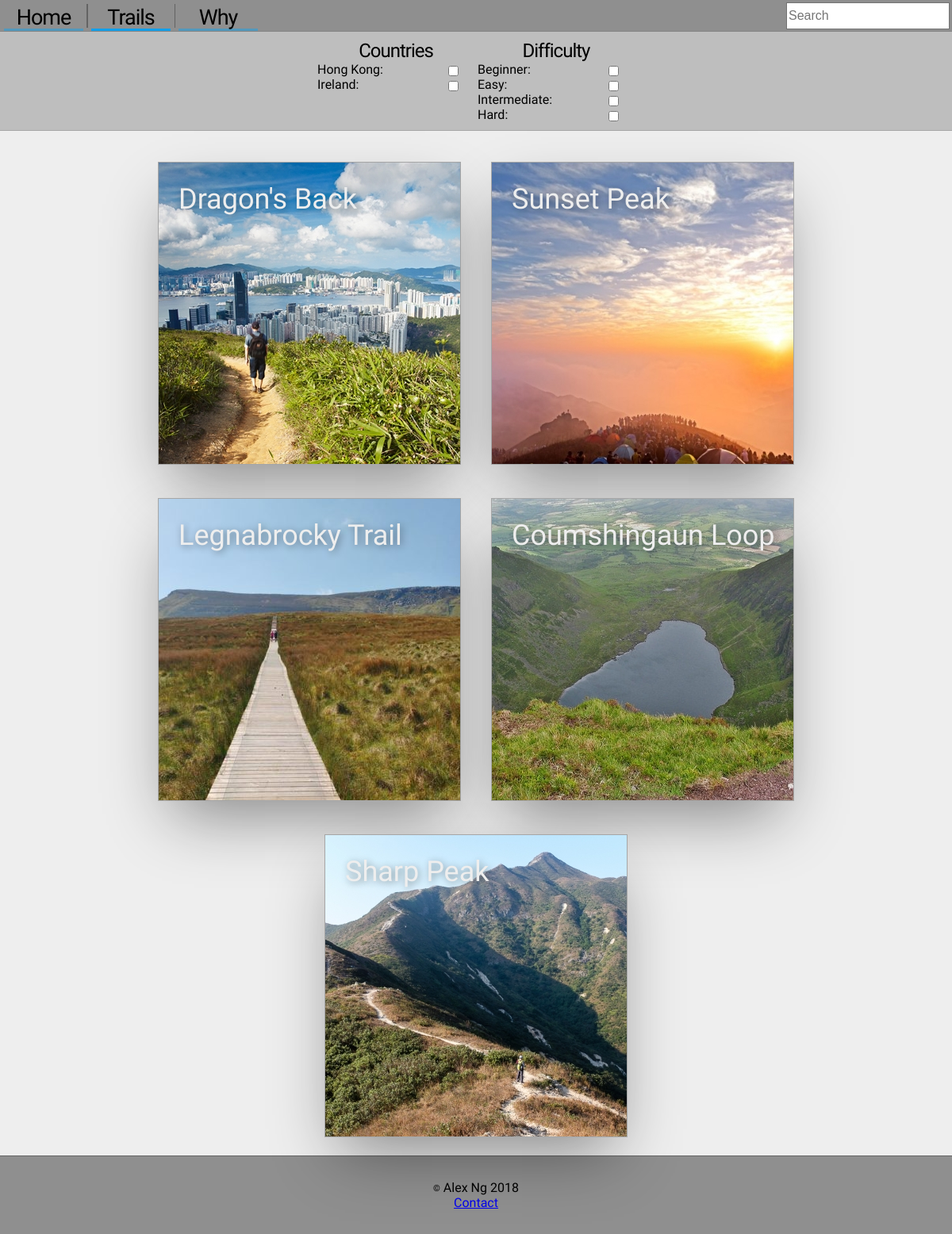
Page /trails.php on the committed database.
### tables this page shows
CREATE TABLE `trail_tiles` (
  `id` int(6) unsigned NOT NULL AUTO_INCREMENT,
  `name` varchar(30) NOT NULL,
  `description` varchar(500) NOT NULL,
  `country` varchar(50) NOT NULL,
  `thumbnail` varchar(60) NOT NULL,
  `difficulty` int(1) DEFAULT NULL,
  PRIMARY KEY (`id`)
);

### Database.php (called while the page is built, shortened)
<?php
class Database {
	public $user = "COMP20030";
	public $password = "password";
	public $host = "localhost";
	public $database = "COMP20030";
	public $connection = null;
	public function connect() {
		$this -> connection = mysqli_connect($this -> host, $this -> user, $this -> password, $this -> database);
	}
	public function close() {
		$this -> connection = null;
	}
	public function prepare($query) {
		return $this -> statement = $this -> connection -> prepare($query);
	}
}
?>

### trails.php (the view, shortened to what this page needs)
<?php
include_once 'Database.php';
include_once 'lib.php';
$database = new Database();
$database -> connect();
if (isset($_GET['q']) && $_GET['q'] != "") {
	$searched = true;
	$query = $_GET['q'];
	$query = "%" . $query . "%";
	$statement = $database -> prepare("SELECT * from trail_tiles WHERE name LIKE ? OR country LIKE ? OR description LIKE ?");
	$statement -> bind_param("sss", $query, $query, $query);
} else {
	$statement = $database -> prepare("SELECT * from trail_tiles");
}
$statement -> execute();
$result = $statement -> get_result();
?>
<!DOCTYPE html>
<html lang="en">
	<head>
		<link href="css/trails.css" type="text/css" rel="stylesheet">
		<?php createHead("Trails") ?>
	</head>
	<body>
		<?php createHeader("trails") ?>
		<div class="controls-wrapper">
			<div class="controls">
				<div class="section">
					<h2>Countries</h2>
				</div>
				<div class="section left">
					<h2>Difficulty</h2>
				</div>
			</div>
		</div>
		<div class="tile-wrapper">
			<?php
				while($row = $result -> fetch_assoc()) {
					echo '<a href="trail.php?id=' . $row['id'] . '"><div class="tile" style="background-image: url(\'' . $row['thumbnail'] . '\');">
							<div class="overlay"></div>
							<div class="title">' . $row['name'] . '</div>
							<div class="slide-left">' . $row['country'] . '</div>
							<div class="slide-right"><br><br>' . $row['description'] . '</div>
							<div class="hidden">' . $row['difficulty'] . '</div>
						</div></a>';
				}
			?>
		</div>
		<?php createFooter(); ?>
	</body>
</html>

### lib.php
<?php
function createHead($title) {
	echo '<link href="https://fonts.googleapis.com/css?family=Raleway:300" rel="stylesheet">
		<link href="https://fonts.googleapis.com/css?family=Open+Sans+Condensed:300" rel="stylesheet">
		<link href="css/global.css" type="text/css" rel="stylesheet">
		<link rel="shortcut icon" href="about:blank">
		<script src="js/jquery-3.3.1.min.js"></script>
		<script src="js/global.js"></script>
		<title>Hike For Health' . ($title == '' ? '' : ' / ' .$title) . '</title>';
}
function createHeader($page) {
	echo '<div class="headerContainer">
			<div class="header">
				<a href="index.php"><div class="button' . ($page == "home" ? " selected" : "") . '"><h2>Home</h2></div></a>
				<div class="seperator"></div>
				<a href="trails.php"><div class="button' . ($page == "trails" ? " selected" : "") . '"><h2>Trails</h2></div></a>
				<div class="seperator"></div>
				<a href="why.php"><div class="button' . ($page == "why" ? " selected" : "") . '"><h2>Why</h2></div></a>
				<div class="right">
					<form method="GET" action="trails.php">
						<input onkeydown="if (event.keyCode == 13) {this.form.submit();return false;}" type="text" name="q" placeholder="Search"/>
					</form>
				</div>
			</div>
		</div>';
}
function createFooter() {
	echo '<div class="footer">
			<div class="footerContainer">
				<div class="copyright">&copy;</div>&nbsp;Alex Ng ' . date("Y") . '
				<br>
				<a href="contact.php">Contact</a>
			</div>
		</div>';
}
?>

### css/trails.css (style rules this page uses)
* { padding: 0px; margin: 0px; }
body { background-color: #eeeeee; overflow-y: scroll; }
.tile-wrapper { margin-left: auto; margin-right: auto; margin-top: 20px; width: 100%; max-width: 1300px; text-align: center; }
.tile { cursor: pointer; display: inline-block; position: relative; width: 380px; height: 380px; margin: 20px; -webkit-box-shadow: 0px 35px 77px -17px rgba(0, 0, 0, 0.44); transition: all 0.5s; overflow: hidden; background-position: center; outline: 1px solid rgb(166, 166, 166); }
.overlay { position: absolute; top: 0px; left: 0px; width: 100%; height: 100%; background-color: rgba(0, 0, 0, 0); transition: 0.75s all; }
.title { position: absolute; top: 25px; left: 25px; text-align: left; font-size: 2em; font-weight: 300; font-family: 'Raleway'; text-shadow: 2px 2px 10px rgba(0, 0, 0, 0.4); color: #eeeeee; }
.controls-wrapper { padding: 10px; background-color: rgb(190, 190, 190); border-bottom: 1px solid rgb(166, 166, 166); }
.controls { margin-left: auto; margin-right: auto; font-size: 16px; width: 400px; }
.controls .section { vertical-align: top; width: 198px; display: inline-block; text-align: left; }
.controls .section h2 { text-align: center; }

### css/global.css (style rules this page uses)
* { margin: 0px; }
html, body { height: 100%; background-color: #eeeeee; font-family: 'Open Sans Condensed', sans-serif; font-size: 18px; }
h1, h2, h3 { font-family: Raleway; font-weight: 100; letter-spacing: -1px; }
.copyright { display: inline-block; vertical-align: middle; font-size: 0.7em; }
.headerContainer { width: 100%; height: 40px; }
.header { z-index: 100; box-sizing: border-box; width: 100%; height: 40px; padding: 5px; background-color: rgb(143, 143, 143); border-bottom: 1px solid rgb(133, 133, 133); line-height: 40px; overflow: hidden; }
.header.stuck { position: fixed; top: 0px; }
.header .button { position: relative; top: -3px; display: inline-block; text-align: center; padding-bottom: 4px; height: 30px; width: 100px; text-decoration: none; color: black; border-bottom: 4px solid #5298bc; transition: all 0.5s; transition-property: height, border; }
.header .button.selected { border-bottom: 3px solid rgb(17, 159, 234); }
.header .right { float: right; }
.header input { height: 28px; border: none; vertical-align: top; margin-top: -1px; margin-right: -1px; padding: 2px; width: 200px; font-size: 16px; outline: 1px solid rgb(114, 114, 114); }
.footer { font-size: 16px; padding: 30px; background-color: rgb(143, 143, 143); text-align: center; border-top: 1px solid rgb(100, 100, 100); }

### rows in the picture
trail_tiles: thumbnail (picture), name "Dragon's Back"
trail_tiles: thumbnail (picture), name "Sunset Peak"
trail_tiles: thumbnail (picture), name "Legnabrocky Trail"
trail_tiles: thumbnail (picture), name "Coumshingaun Loop"
trail_tiles: thumbnail (picture), name "Sharp Peak"
